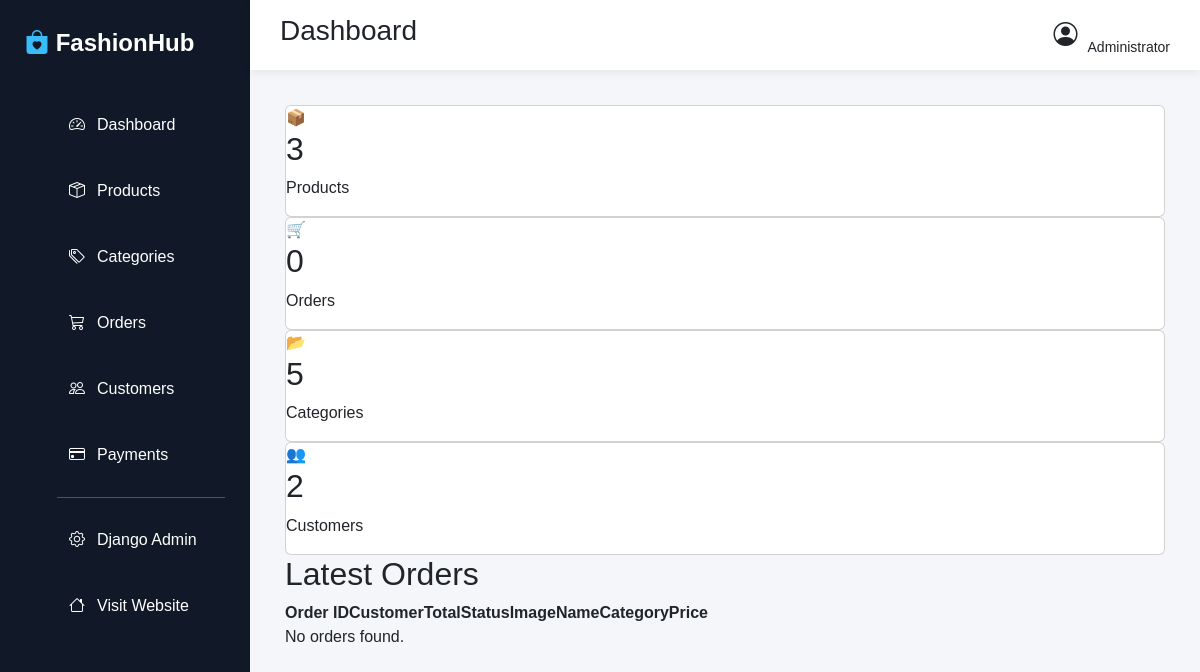
The app's page /dashboard/, older data.
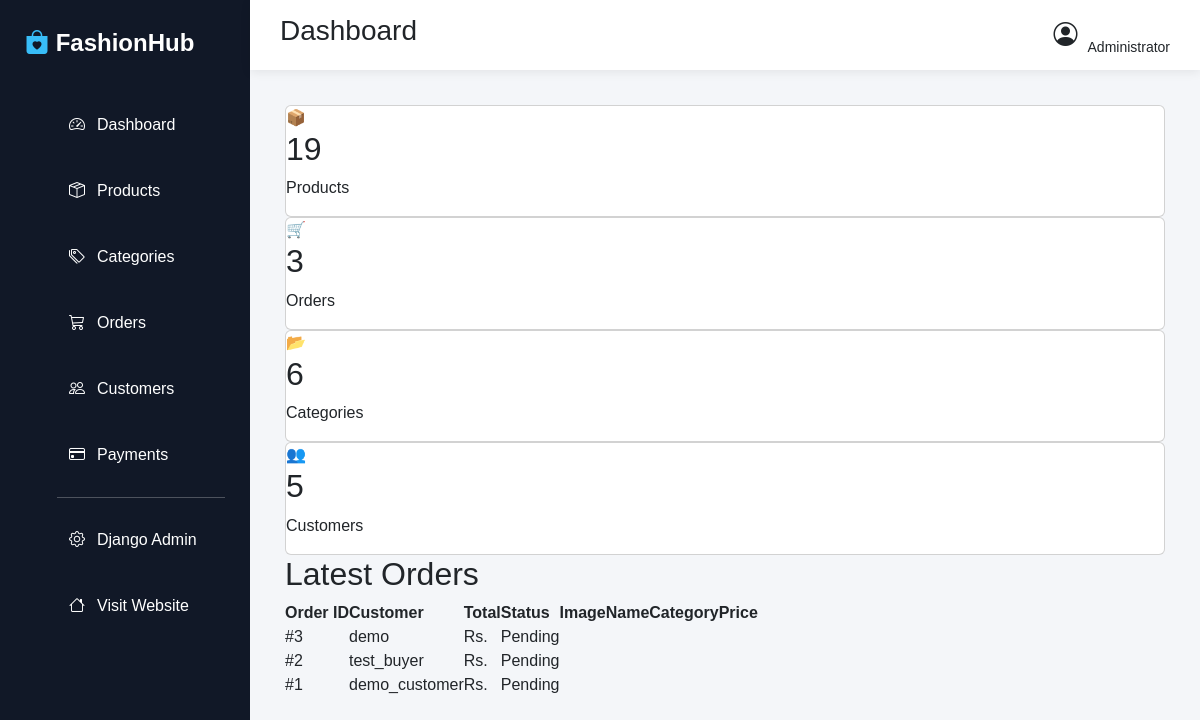
The same page, newer data.
### orders/models.py (models this page shows, shortened)
class Order(models.Model):
    PAYMENT_METHOD_CHOICES = (
        ('COD', 'Cash on Delivery'),
    )
    PAYMENT_STATUS_CHOICES = (
        ('Pending', 'Pending (Pay on Delivery)'),
        ('Paid', 'Paid'),
    )
    STATUS_CHOICES = (
        ('Pending', 'Pending'),
        ('Processing', 'Processing'),
        ('Shipped', 'Shipped'),
        ('Delivered', 'Delivered'),
        ('Cancelled', 'Cancelled'),
    )
    user = models.ForeignKey(
        User,
        on_delete=models.SET_NULL,
        null=True,
        blank=True,
        related_name='orders'
    )
    order_number = models.CharField(max_length=50, unique=True, editable=False)
    full_name = models.CharField(max_length=100)
    email = models.EmailField()
    phone = models.CharField(max_length=20)
    address_line1 = models.CharField(max_length=255)
    address_line2 = models.CharField(max_length=255, blank=True, null=True)
    city = models.CharField(max_length=100)
    state = models.CharField(max_length=100)
    postal_code = models.CharField(max_length=20)
    total_amount = models.DecimalField(max_digits=10, decimal_places=2)
    shipping_fee = models.DecimalField(max_digits=10, decimal_places=2, default=0.00)
    grand_total = models.DecimalField(max_digits=10, decimal_places=2)
    payment_method = models.CharField(max_length=50, choices=PAYMENT_METHOD_CHOICES, default='COD')
    payment_status = models.CharField(max_length=20, choices=PAYMENT_STATUS_CHOICES, default='Pending')
    status = models.CharField(max_length=20, choices=STATUS_CHOICES, default='Pending')
    created_at = models.DateTimeField(auto_now_add=True)
    updated_at = models.DateTimeField(auto_now=True)
    class Meta:
        ordering = ['-created_at']

### admin_dashboard/views.py (the view)
# urls.py: path("", views.dashboard, name="dashboard"),
def dashboard(request):
    latest_orders = Order.objects.order_by("-id")[:5]
    latest_products = Product.objects.order_by("-id")[:5]
    context = {
        "product_count": Product.objects.count(),
        "category_count": Category.objects.count(),
        "order_count": Order.objects.count(),
        "user_count": User.objects.count(),
        "latest_orders": latest_orders,
        "latest_products": latest_products,
    }
    return render(request, "admin_dashboard/dashboard.html", context)

### cart/context_processors.py (called while the page is built)
def cart_context(request):
    cart_item_count = 0
    if request.user.is_authenticated:
        cart = Cart.objects.filter(user=request.user).first()
        if cart:
            cart_item_count = sum(item.quantity for item in cart.items.all())
    return {
        'cart_item_count': cart_item_count,
    }

### admin_dashboard/templates/admin_dashboard/dashboard.html
{% extends 'admin_dashboard/base.html' %}
{% block content %}
<div class="dashboard-cards">
    <div class="card">
        <div class="icon">📦</div>
        <div class="info">
            <h2>{{ product_count }}</h2>
            <p>Products</p>
        </div>
    </div>
    <div class="card">
        <div class="icon">🛒</div>
        <div class="info">
            <h2>{{ order_count }}</h2>
            <p>Orders</p>
        </div>
    </div>
    <div class="card">
        <div class="icon">📂</div>
        <div class="info">
            <h2>{{ category_count }}</h2>
            <p>Categories</p>
        </div>
    </div>
    <div class="card">
        <div class="icon">👥</div>
        <div class="info">
            <h2>{{ user_count }}</h2>
            <p>Customers</p>
        </div>
    </div>
</div>
<div class="table-card">
    <div class="table-header">
        <h2>Latest Orders</h2>
    </div>
    <table class="dashboard-table">
        <thead>
            <tr>
                <th>Order ID</th>
                <th>Customer</th>
                <th>Total</th>
                <th>Status</th>
                <th>Image</th>
                <th>Name</th>
                <th>Category</th>
                <th>Price</th>
            </tr>
        </thead>
        <tbody>
        {% for order in latest_orders %}
        <tr>
            <td>#{{ order.id }}</td>
            <td>{{ order.user.username }}</td>
            <td>Rs. {{ order.total_price }}</td>
            <td>
                <span class="status {{ order.status|lower }}">
                    {{ order.status }}
                </span>
            </td>
        </tr>
        {% empty %}
        <tr>
            <td colspan="4">
                No orders found.
            </td>
        </tr>
        {% endfor %}
        </tbody>
    </table>
</div>
{% endblock %}

Row changes from the older to the newer data that the page shows:
added Order: id "3", user.username "demo", status "Pending"
added Order: id "2", user.username "test_buyer", status "Pending"
added Order: id "1", user.username "demo_customer", status "Pending"
Text that changed along with them:
{{ product_count }}: "3" → "19"
{{ order_count }}: "0" → "3"
{{ category_count }}: "5" → "6"
{{ user_count }}: "2" → "5"
text no longer shown: "No orders found."
